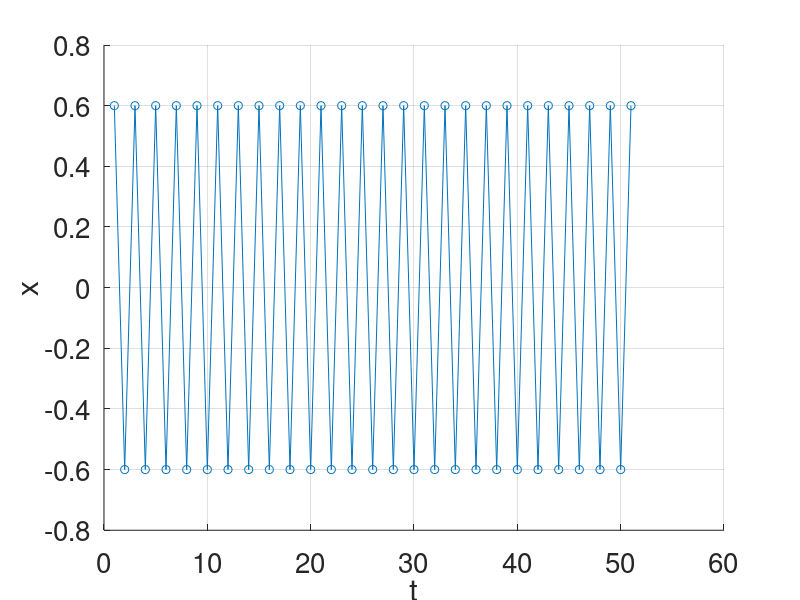
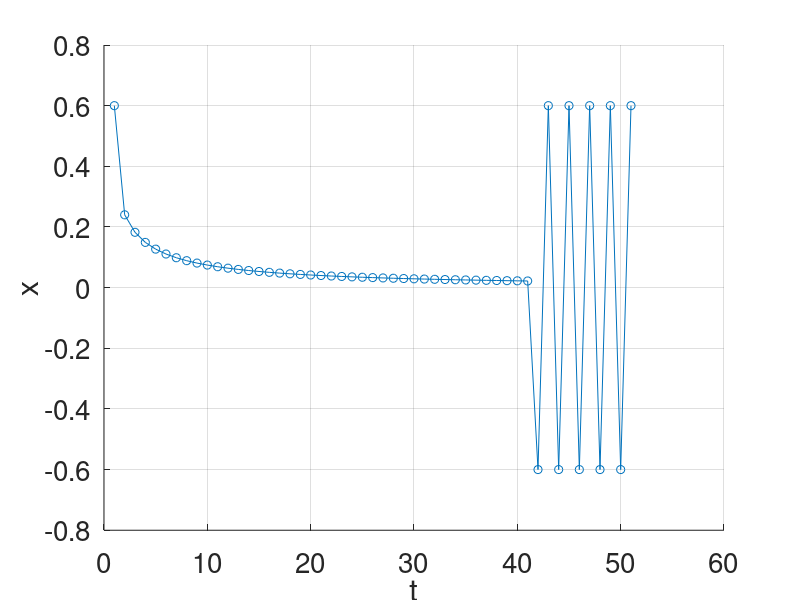

Write MATLAB code to recreate these figures, in order.
% Model 1
x(1) = .6; % initial condition
R = -1; % R parameter
N = 50; % number of iterations

for i = 1:N
    x(i+1) = R*x(i);
end
% figure
hold on
plot(x,'o-')
xlabel('t')
ylabel('x')
grid on
set(gca,'FontSize',20)


% Model 2: Logistic map
x(1) = .6;
R = 1

for i = 1:40
    x(i+1) = R*x(i)*(1-x(i));
end

figure
hold on
plot(x,'o-')
xlabel('t')
ylabel('x')
grid on
set(gca,'FontSize',20)

